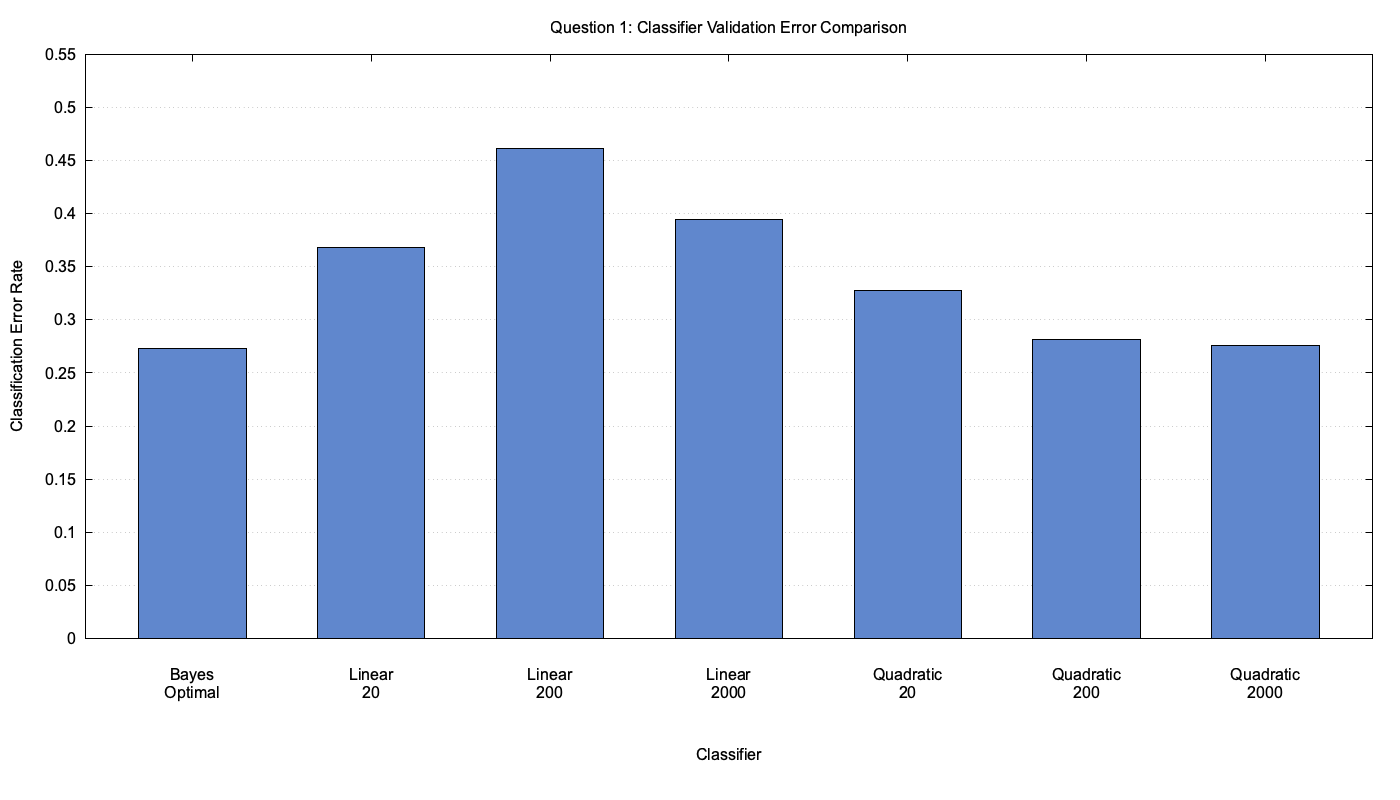

The script that saved this image:

set terminal pngcairo size 1400,800 enhanced font "Arial,12"
set output "Q1_Classifier_Comparison.png"

set datafile separator comma

set title "Question 1: Classifier Validation Error Comparison"
set ylabel "Classification Error Rate"
set xlabel "Classifier" offset 0,-4

set yrange [0:0.55]
set ytics 0,0.05,0.55
set grid ytics

set style fill solid 0.85 border -1
set boxwidth 0.6
set key off

# Increase bottom margin
set bmargin 9

# Set horizontal labels below the bars
set xtics rotate by 0 offset 0,-1

set xtics ("Bayes\nOptimal" 0, \
           "Linear\n20" 1, \
           "Linear\n200" 2, \
           "Linear\n2000" 3, \
           "Quadratic\n20" 4, \
           "Quadratic\n200" 5, \
           "Quadratic\n2000" 6)

plot "Q1_Classifier_Comparison.csv" every ::1 \
    using 0:3 with boxes lc rgb "#4472C4"
